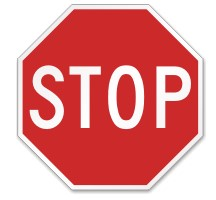
#> input picture Projetos/proj1/src/tests/trying_things/stop_sign.jpg, 216 x 200 px
$ python orb.py
#> lines starting #> are read from the running program, lines starting #| are printed output that depends on the picture
### Projetos/proj1/src/utils.py
import cv2 as cv
import pickle
import numpy as np


# [38 lines left out: functions import_image, show_image, export_keypoints, not called in this run]

def export_descriptors(descriptors, path):
    """
    Export descriptors to a file.

    :param descriptors: descriptors to export.
    :param path: Path to the file.
    """

    f = open(path, "wb")
    np.savetxt(f, descriptors, delimiter=',', )
    f.close()

# [47 lines left out: functions import_keypoints, import_descriptors, label_sign, not called in this run]

### Projetos/proj1/src/tests/trying_things/orb.py
import numpy as np
import utils
import cv2 as cv

img = cv.imread('stop_sign.jpg')
#> img is the input picture: shape (200, 216, 3); mean B, G, R 145.3, 144.8, 225.5
img1 = cv.imread('st_831.png')
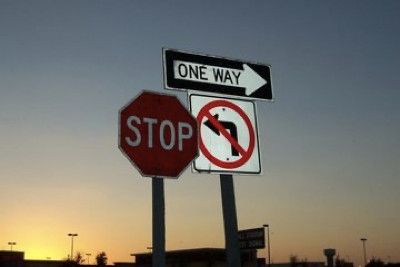
#> input picture Projetos/proj1/src/tests/trying_things/st_831.png, 400 x 267 px
#> img1 is the input picture: shape (267, 400, 3); mean B, G, R 109.4, 117.2, 120.2

# Initiate ORB detector
orb = cv.ORB_create()

# find the keypoints with ORB
kp = orb.detect(img, None)
#> kp = 264 keypoints; strongest (x, y, size): (88, 126, 31), (81, 126, 31), (166, 76, 31), (85, 124, 64.3)

kp1 = orb.detect(img1, None)
#> kp1 = 495 keypoints; strongest (x, y, size): (201, 78, 31), (201, 67, 31), (199, 76, 31), (203, 75, 31)

# compute the descriptors with ORB
kp, des = orb.compute(img, kp)

kp1, des1 = orb.compute(img1, kp1)

# utils.export_keypoints(kp, 'orb_keypoints.pkl')

utils.export_descriptors(des, 'orb_keypoints.pkl')

# kp2 = utils.import_keypoints('orb_keypoints.pkl')

# img2 = cv.drawKeypoints(img, kp, None, color=(0,255,0), flags=0)
# img3 = cv.drawKeypoints(img, kp2, None, color=(0,255,0), flags=0)

# BRUTE FORCE

# create BFMatcher object for OBR
bf = cv.BFMatcher(cv.NORM_HAMMING, crossCheck=True)

# MATCH()
# match descriptors with MATCH() (returns the best match)
matches = bf.match(des, des1)
#> matches = 82 matches

# sort them in the order of their distance.
matches = sorted(matches, key=lambda x:x.distance)

# draw first 10 matches.
img_result = cv.drawMatches(img, kp, img1, kp1, matches[:10], None, flags=cv.DrawMatchesFlags_NOT_DRAW_SINGLE_POINTS)
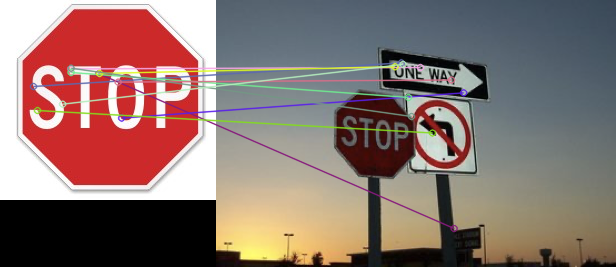
#> img_result: shape (267, 616, 3); mean B, G, R 109.6, 114.9, 137.1

# [12 lines of commented-out code are left out]

cv.imshow("Matches result", img_result)

cv.waitKey(0)
cv.destroyAllWindows()
